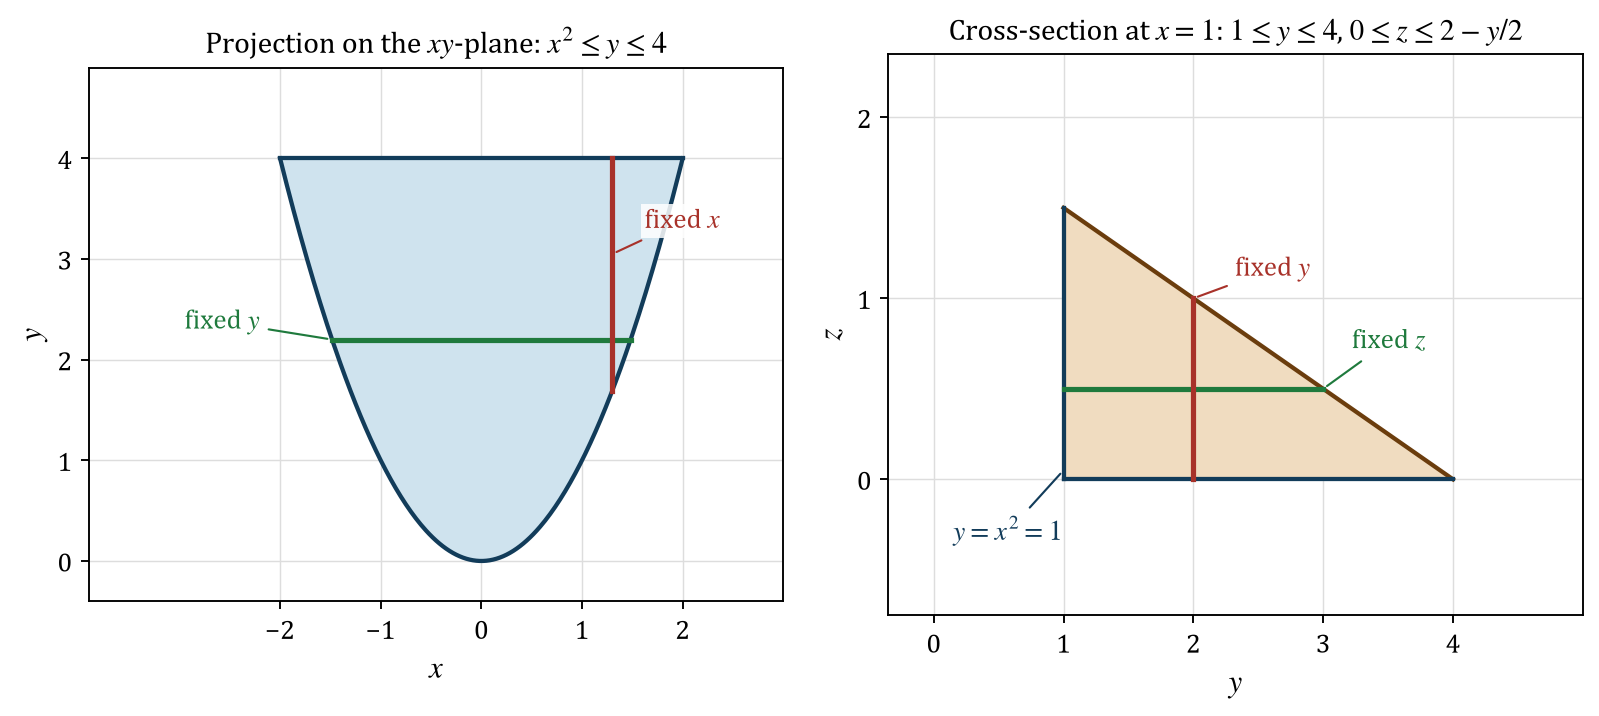

The Python source for this figure:
"""Draw the two plane descriptions of the solid of Exercise 15.7.31.

The left panel shows the projection of the solid on the xy-plane: the
region x**2 <= y <= 4. The right panel shows the cross-section at a fixed
value of x: the triangle 0 <= z <= 2 - y/2 with x**2 <= y <= 4. The script
writes part1_figure2.png and its Base64 copy.
"""

import base64
from pathlib import Path

import matplotlib

matplotlib.use("Agg")
import matplotlib.pyplot as plt
import numpy as np

plt.rcParams.update({
    "font.family": "serif",
    "font.serif": ["Cambria", "STIX Two Text", "DejaVu Serif"],
    "mathtext.fontset": "stix",
    "axes.labelsize": 13,
    "xtick.labelsize": 11.5,
    "ytick.labelsize": 11.5,
})

OUT = Path(__file__).resolve().parent


def draw_projection(ax):
    """Fill the region x**2 <= y <= 4 and mark two slices."""
    curve_x = np.linspace(-2.0, 2.0, 241)
    ax.fill_between(curve_x, curve_x**2, 4.0, color="#cfe3ee", edgecolor="none")
    ax.plot(curve_x, curve_x**2, color="#123c5a", lw=1.8)
    ax.plot([-2.0, 2.0], [4.0, 4.0], color="#123c5a", lw=1.8)
    for x_edge in (-2.0, 2.0):
        ax.plot([x_edge, x_edge], [x_edge**2, 4.0], color="#123c5a", lw=1.8)

    fixed_y = 2.2
    half = np.sqrt(fixed_y)
    ax.plot([-half, half], [fixed_y, fixed_y], color="#1f7a3d", lw=2.2)
    ax.annotate(r"fixed $y$", xy=(-half, fixed_y), xytext=(-2.95, 2.30),
                fontsize=11.5, color="#1f7a3d", ha="left",
                bbox={"facecolor": "white", "alpha": 0.85, "edgecolor": "none", "pad": 1.5},
                arrowprops={"arrowstyle": "-", "color": "#1f7a3d", "lw": 0.9})

    fixed_x = 1.3
    ax.plot([fixed_x, fixed_x], [fixed_x**2, 4.0], color="#a8322a", lw=2.2)
    ax.annotate(r"fixed $x$", xy=(fixed_x, 3.05), xytext=(1.62, 3.30),
                fontsize=11.5, color="#a8322a", ha="left",
                bbox={"facecolor": "white", "alpha": 0.85, "edgecolor": "none", "pad": 1.5},
                arrowprops={"arrowstyle": "-", "color": "#a8322a", "lw": 0.9})

    ax.set_xlim(-3.9, 3.0)
    ax.set_ylim(-0.4, 4.9)
    ax.set_xlabel(r"$x$")
    ax.set_ylabel(r"$y$")
    ax.set_xticks([-2, -1, 0, 1, 2])
    ax.set_yticks([0, 1, 2, 3, 4])
    ax.grid(color="#dddddd", lw=0.6)
    ax.set_axisbelow(True)
    ax.set_aspect("equal")
    ax.set_title(r"Projection on the $xy$-plane: $x^{2}\leq y\leq 4$", fontsize=12.5)


def draw_cross_section(ax):
    """Fill the trapezoid at x = 1 and mark two slices."""
    sample_x = 1.0
    left_y = sample_x**2
    ys = np.array([left_y, 4.0])
    ax.fill_between(ys, 0.0, 2.0 - ys / 2.0, color="#f0dcc0", edgecolor="none")
    ax.plot([left_y, 4.0], [2.0 - left_y / 2.0, 0.0], color="#6b3d0d", lw=1.8)
    ax.plot([left_y, 4.0], [0.0, 0.0], color="#123c5a", lw=1.8)
    ax.plot([left_y, left_y], [0.0, 2.0 - left_y / 2.0], color="#123c5a", lw=1.8)

    fixed_z = 0.5
    y_stop = 4.0 - 2.0 * fixed_z
    ax.plot([left_y, y_stop], [fixed_z, fixed_z], color="#1f7a3d", lw=2.2)
    ax.annotate(r"fixed $z$", xy=(y_stop, fixed_z), xytext=(3.22, 0.72),
                fontsize=11.5, color="#1f7a3d", ha="left",
                bbox={"facecolor": "white", "alpha": 0.85, "edgecolor": "none", "pad": 1.5},
                arrowprops={"arrowstyle": "-", "color": "#1f7a3d", "lw": 0.9})

    fixed_y = 2.0
    ax.plot([fixed_y, fixed_y], [0.0, 2.0 - fixed_y / 2.0], color="#a8322a", lw=2.2)
    ax.annotate(r"fixed $y$", xy=(fixed_y, 1.0), xytext=(2.32, 1.12),
                fontsize=11.5, color="#a8322a", ha="left",
                bbox={"facecolor": "white", "alpha": 0.85, "edgecolor": "none", "pad": 1.5},
                arrowprops={"arrowstyle": "-", "color": "#a8322a", "lw": 0.9})

    ax.annotate(r"$y=x^{2}=1$", xy=(left_y, 0.05), xytext=(0.15, -0.34),
                fontsize=11.5, color="#123c5a", ha="left",
                arrowprops={"arrowstyle": "-", "color": "#123c5a", "lw": 0.9})

    ax.set_xlim(-0.35, 5.0)
    ax.set_ylim(-0.75, 2.35)
    ax.set_xlabel(r"$y$")
    ax.set_ylabel(r"$z$")
    ax.set_xticks([0, 1, 2, 3, 4])
    ax.set_yticks([0, 1, 2])
    ax.grid(color="#dddddd", lw=0.6)
    ax.set_axisbelow(True)
    ax.set_title(r"Cross-section at $x=1$: $1\leq y\leq 4$, $0\leq z\leq 2-y/2$",
                 fontsize=12.5)


def main():
    """Draw both panels and save the figure with its Base64 copy."""
    fig, axes = plt.subplots(1, 2, figsize=(9.6, 4.4))
    draw_projection(axes[0])
    draw_cross_section(axes[1])
    fig.tight_layout(pad=1.4)

    png_path = OUT / "part1_figure2.png"
    fig.savefig(png_path, dpi=170, bbox_inches="tight", facecolor="white")
    payload = write_base64(png_path)
    print(png_path)
    print(f"base64 length {len(payload)}")
    plt.close(fig)


def write_base64(path):
    """Write the Base64 text of the image and return it."""
    text = base64.b64encode(path.read_bytes()).decode("ascii")
    path.with_suffix(".b64.txt").write_text(text, encoding="ascii")
    return text


if __name__ == "__main__":
    main()
